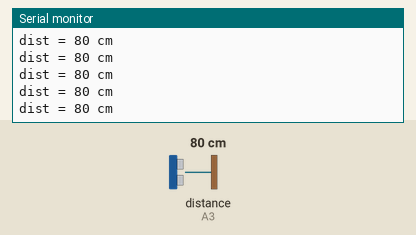
A sketch run on a simulated Arduino Uno, built with avr-gcc and run on an emulated ATmega328P. On the bench: the last lines printed to the serial monitor. Wiring (inferred from the names in the program): ultrasonic range finder: trigger A2; echo A3. The test bench sets the inputs (shaded band); at power-on: distance to the obstacle (sensor on A3) 80 cm. The echo pulse lasts 58.3 µs per cm.

Above: at 1.2 s.
1.3 s: distance to the obstacle (sensor on A3) set to 2 cm
At 1.38 s:
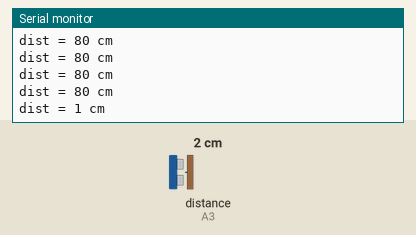
2.8 s: distance to the obstacle (sensor on A3) set to 4 cm
At 2.89 s:
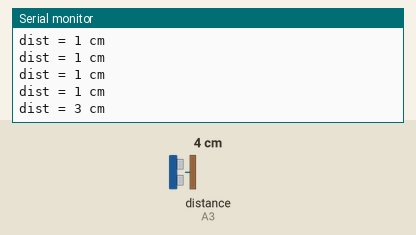
Timing chart, 0 to 5.8 s (numbered marks = the images above; inputs shaded):
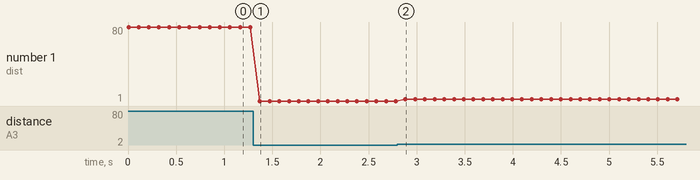

Measured:
- after the input at 1.3 s, the serial monitor: prints a new line after 0.07 s (image 1)
- after the input at 2.8 s, the serial monitor: prints a new line after 0.08 s (image 2)
- plotted number 1: 80 → 1 after the input at 1.3 s, 1 → 3 after the input at 2.8 s

The sketch:

03_sonar_test.ino
```cpp
/*
 * AGV 진단 ③ 초음파(HC-SR04) 테스트
 * 목적 : 거리 측정이 정상인지 확인하고 OBSTACLE_CM 임계값을 정한다.
 *
 * 사용법
 *   1) USB 연결, 시리얼 모니터 115200 baud
 *   2) 손/벽을 센서 앞에서 가까이↔멀리 움직이며 cm 값을 본다
 *   3) "이 거리부터 멈췄으면" 하는 지점을 robot.ino 의 OBSTACLE_CM(line 41)에 기록
 *
 * 기대 출력 (100ms 주기):  dist = <cm> cm   [측정실패면 999]
 *
 * 판정/기록
 *   - 값이 안정적으로 변하면 정상. 999 만 계속 나오면 TRIG/ECHO 배선/전원 점검
 *   - robot.ino 기본 OBSTACLE_CM = 12. 너무 예민하면 ↑, 늦게 멈추면 ↓
 *
 * ※ readDistanceCm() 로직·타임아웃(20ms)·핀(TRIG=A2, ECHO=A3) 은 robot.ino 와 동일.
 */

#define TRIG  A2   // robot.ino 와 동일
#define ECHO  A3

long readDistanceCm() {
  digitalWrite(TRIG, LOW);  delayMicroseconds(2);
  digitalWrite(TRIG, HIGH); delayMicroseconds(10); digitalWrite(TRIG, LOW);
  long dur = pulseIn(ECHO, HIGH, 20000UL); // 20ms 타임아웃
  if (dur == 0) return 999;                // 측정 실패/범위 밖
  return dur / 58;
}

void setup() {
  Serial.begin(115200);
  pinMode(TRIG, OUTPUT);
  pinMode(ECHO, INPUT);
  Serial.println(F("=== sonar test ===  앞에서 손을 가까이/멀리 해보세요"));
}

void loop() {
  long d = readDistanceCm();
  Serial.print(F("dist = "));
  Serial.print(d);
  Serial.println(F(" cm"));
  delay(100);
}
```
